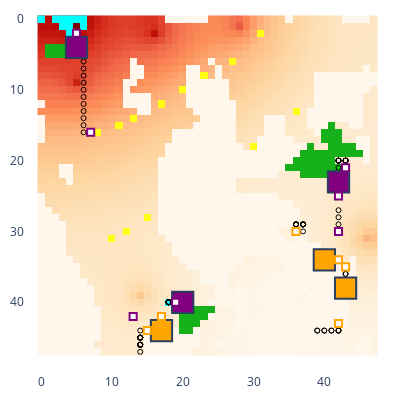

The code cell stored with this chart in its notebook:
### Code cell
update_logging_level(logging.DEBUG)
# myenv.undo()
myenv.step()
print(f'Showing beginning of Real Step: {myenv.real_env_steps + 1}')
myenv.show()

### Figure 1 — Plotly figure (JSON) as saved in the notebook; plotly's stock layout.template omitted (floating-point values rounded to 4 significant figures; data arrays with more than 128 entries replaced by an {"elided": "..."} marker saying what was removed)
{"data": [{"colorscale": [[0, "rgb(255,247,236)"], [0.125, "rgb(254,232,200)"], [0.25, "rgb(253,212,158)"], [0.375, "rgb(253,187,132)"], [0.5, "rgb(252,141,89)"], [0.625, "rgb(239,101,72)"], [0.75, "rgb(215,48,31)"], [0.875, "rgb(179,0,0)"], [1, "rgb(127,0,0)"]], "name": "Rubble", "showscale": false, "type": "heatmap", "uid": "135_Rubble", "z": {"elided": "48x48 int values"}}, {"colorscale": [[0, "#00ffff"], [1, "#00ffff"]], "hoverinfo": "skip", "name": "Ice", "showscale": false, "type": "heatmap", "uid": "135_Ice", "z": {"elided": "48x48 int values"}}, {"colorscale": [[0, "#ffff14"], [1, "#ffff14"]], "hoverinfo": "skip", "name": "Ore", "showscale": false, "type": "heatmap", "uid": "135_Ore", "z": {"elided": "48x48 int values"}}, {"colorscale": [[0, "#15b01a"], [1, "#15b01a"]], "hoverinfo": "skip", "name": "Lichen", "showscale": false, "type": "heatmap", "uid": "135_Lichen", "z": {"elided": "48x48 int values"}}, {"customdata": [["factory_0", "player_0", 1991, 80, 4, 266, 48]], "hovertemplate": "%{customdata[0]} %{customdata[1]}<br>Power: %{customdata[2]}<br>Ice: %{customdata[3]}<br>Ore: %{customdata[4]}<br>Water: %{customdata[5]}<br>Metal: %{customdata[6]}<br><extra></extra>", "name": "factory_0", "showscale": false, "type": "heatmap", "uid": "135_factory_0", "x": [42], "y": [23], "z": [0]}, {"customdata": [["factory_2", "player_0", 62, 0, 3, 191, 37]], "hovertemplate": "%{customdata[0]} %{customdata[1]}<br>Power: %{customdata[2]}<br>Ice: %{customdata[3]}<br>Ore: %{customdata[4]}<br>Water: %{customdata[5]}<br>Metal: %{customdata[6]}<br><extra></extra>", "name": "factory_2", "showscale": false, "type": "heatmap", "uid": "135_factory_2", "x": [20], "y": [40], "z": [2]}, {"customdata": [["factory_4", "player_0", 616, 0, 2, 367, 40]], "hovertemplate": "%{customdata[0]} %{customdata[1]}<br>Power: %{customdata[2]}<br>Ice: %{customdata[3]}<br>Ore: %{customdata[4]}<br>Water: %{customdata[5]}<br>Metal: %{customdata[6]}<br><extra></extra>", "name": "factory_4", "showscale": false, "type": "heatmap", "uid": "135_factory_4", "x": [5], "y": [4], "z": [4]}, {"customdata": [["factory_1", "player_1", 1600, 0, 0, 445, 30]], "hovertemplate": "%{customdata[0]} %{customdata[1]}<br>Power: %{customdata[2]}<br>Ice: %{customdata[3]}<br>Ore: %{customdata[4]}<br>Water: %{customdata[5]}<br>Metal: %{customdata[6]}<br><extra></extra>", "name": "factory_1", "showscale": false, "type": "heatmap", "uid": "135_factory_1", "x": [40], "y": [34], "z": [1]}, {"customdata": [["factory_3", "player_1", 1623, 0, 0, 445, 40]], "hovertemplate": "%{customdata[0]} %{customdata[1]}<br>Power: %{customdata[2]}<br>Ice: %{customdata[3]}<br>Ore: %{customdata[4]}<br>Water: %{customdata[5]}<br>Metal: %{customdata[6]}<br><extra></extra>", "name": "factory_3", "showscale": false, "type": "heatmap", "uid": "135_factory_3", "x": [17], "y": [44], "z": [3]}, {"customdata": [["factory_5", "player_1", 1846, 0, 0, 390, 20]], "hovertemplate": "%{customdata[0]} %{customdata[1]}<br>Power: %{customdata[2]}<br>Ice: %{customdata[3]}<br>Ore: %{customdata[4]}<br>Water: %{customdata[5]}<br>Metal: %{customdata[6]}<br><extra></extra>", "name": "factory_5", "showscale": false, "type": "heatmap", "uid": "135_factory_5", "x": [43], "y": [38], "z": [5]}, {"customdata": [["unit_6", "player_0", "HEAVY", [42, 25], 1148, 60, 0, 0, 0]], "hovertemplate": "%{customdata[0]} %{customdata[1]}<br>Type: %{customdata[2]}<br>Pos: %{customdata[3]}<br>Power: %{customdata[4]}<br>Ice: %{customdata[5]}<br>Ore: %{customdata[6]}<br>Water: %{customdata[7]}<br>Metal: %{customdata[8]}<br><extra></extra>", "name": "unit_6", "showscale": false, "type": "heatmap", "uid": "135_unit_6", "x": [42], "y": [25], "z": [6]}, {"hoverinfo": "skip", "marker": {"color": "black", "size": 5, "symbol": "circle-open"}, "mode": "markers", "name": "path", "showlegend": false, "type": "scatter", "uid": "135_path", "x": [42, 42, 42, 42, 42, 42, 42, 42, 42, 42, 42, 42, 42, 42, 42, 42, 42], "y": [25, 25, 25, 25, 25, 25, 25, 25, 25, 25, 25, 25, 25, 25, 25, 24, 24]}, {"customdata": [["unit_7", "player_0", "HEAVY", [19, 40], 2102, 720, 0, 0, 0]], "hovertemplate": "%{customdata[0]} %{customdata[1]}<br>Type: %{customdata[2]}<br>Pos: %{customdata[3]}<br>Power: %{customdata[4]}<br>Ice: %{customdata[5]}<br>Ore: %{customdata[6]}<br>Water: %{customdata[7]}<br>Metal: %{customdata[8]}<br><extra></extra>", "name": "unit_7", "showscale": false, "type": "heatmap", "uid": "135_unit_7", "x": [19], "y": [40], "z": [7]}, {"hoverinfo": "skip", "marker": {"color": "black", "size": 5, "symbol": "circle-open"}, "mode": "markers", "name": "path", "showlegend": false, "type": "scatter", "uid": "135_path", "x": [18, 18, 18, 18, 18, 18, 18, 18, 18, 18, 18, 18, 18, 18, 18, 18, 18, 18, 18], "y": [40, 40, 40, 40, 40, 40, 40, 40, 40, 40, 40, 40, 40, 40, 40, 40, 40, 40, 40]}, {"customdata": [["unit_8", "player_0", "HEAVY", [5, 2], 1299, 180, 0, 0, 0]], "hovertemplate": "%{customdata[0]} %{customdata[1]}<br>Type: %{customdata[2]}<br>Pos: %{customdata[3]}<br>Power: %{customdata[4]}<br>Ice: %{customdata[5]}<br>Ore: %{customdata[6]}<br>Water: %{customdata[7]}<br>Metal: %{customdata[8]}<br><extra></extra>", "name": "unit_8", "showscale": false, "type": "heatmap", "uid": "135_unit_8", "x": [5], "y": [2], "z": [8]}, {"hoverinfo": "skip", "marker": {"color": "black", "size": 5, "symbol": "circle-open"}, "mode": "markers", "name": "path", "showlegend": false, "type": "scatter", "uid": "135_path", "x": [5, 5, 5, 5, 5, 5, 5, 5, 5, 5, 5, 5, 5, 5, 5, 5, 5, 5, 5], "y": [2, 2, 2, 2, 2, 2, 2, 2, 2, 2, 2, 2, 2, 2, 2, 2, 2, 2, 2]}, {"customdata": [["unit_17", "player_0", "LIGHT", [42, 30], 91, 0, 26, 0, 0]], "hovertemplate": "%{customdata[0]} %{customdata[1]}<br>Type: %{customdata[2]}<br>Pos: %{customdata[3]}<br>Power: %{customdata[4]}<br>Ice: %{customdata[5]}<br>Ore: %{customdata[6]}<br>Water: %{customdata[7]}<br>Metal: %{customdata[8]}<br><extra></extra>", "name": "unit_17", "showscale": false, "type": "heatmap", "uid": "135_unit_17", "x": [42], "y": [30], "z": [17]}, {"hoverinfo": "skip", "marker": {"color": "black", "size": 5, "symbol": "circle-open"}, "mode": "markers", "name": "path", "showlegend": false, "type": "scatter", "uid": "135_path", "x": [42, 42, 42, 42, 42, 42, 42, 42, 42, 42, 42, 42, 42, 42, 42, 42, 42, 42, 42], "y": [30, 30, 30, 30, 30, 30, 30, 30, 30, 30, 30, 30, 30, 30, 30, 30, 29, 28, 27]}, {"customdata": [["unit_19", "player_0", "LIGHT", [7, 16], 81, 0, 18, 0, 0]], "hovertemplate": "%{customdata[0]} %{customdata[1]}<br>Type: %{customdata[2]}<br>Pos: %{customdata[3]}<br>Power: %{customdata[4]}<br>Ice: %{customdata[5]}<br>Ore: %{customdata[6]}<br>Water: %{customdata[7]}<br>Metal: %{customdata[8]}<br><extra></extra>", "name": "unit_19", "showscale": false, "type": "heatmap", "uid": "135_unit_19", "x": [7], "y": [16], "z": [19]}, {"hoverinfo": "skip", "marker": {"color": "black", "size": 5, "symbol": "circle-open"}, "mode": "markers", "name": "path", "showlegend": false, "type": "scatter", "uid": "135_path", "x": [7, 6, 6, 6, 6, 6, 6, 6, 6, 6, 6, 6, 6, 6], "y": [16, 16, 15, 14, 13, 12, 11, 10, 9, 8, 7, 6, 5, 5]}, {"customdata": [["unit_21", "player_0", "LIGHT", [13, 42], 115, 0, 8, 0, 0]], "hovertemplate": "%{customdata[0]} %{customdata[1]}<br>Type: %{customdata[2]}<br>Pos: %{customdata[3]}<br>Power: %{customdata[4]}<br>Ice: %{customdata[5]}<br>Ore: %{customdata[6]}<br>Water: %{customdata[7]}<br>Metal: %{customdata[8]}<br><extra></extra>", "name": "unit_21", "showscale": false, "type": "heatmap", "uid": "135_unit_21", "x": [13], "y": [42], "z": [21]}, {"hoverinfo": "skip", "marker": {"color": "black", "size": 5, "symbol": "circle-open"}, "mode": "markers", "name": "path", "showlegend": false, "type": "scatter", "uid": "135_path", "x": [13, 13, 13, 13, 13, 13, 13, 13, 13, 13, 13, 13, 13, 13, 13, 13, 13, 13, 13], "y": [42, 42, 42, 42, 42, 42, 42, 42, 42, 42, 42, 42, 42, 42, 42, 42, 42, 42, 42]}, {"customdata": [["unit_22", "player_0", "LIGHT", [43, 21], 105, 0, 0, 0, 0]], "hovertemplate": "%{customdata[0]} %{customdata[1]}<br>Type: %{customdata[2]}<br>Pos: %{customdata[3]}<br>Power: %{customdata[4]}<br>Ice: %{customdata[5]}<br>Ore: %{customdata[6]}<br>Water: %{customdata[7]}<br>Metal: %{customdata[8]}<br><extra></extra>", "name": "unit_22", "showscale": false, "type": "heatmap", "uid": "135_unit_22", "x": [43], "y": [21], "z": [22]}, {"hoverinfo": "skip", "marker": {"color": "black", "size": 5, "symbol": "circle-open"}, "mode": "markers", "name": "path", "showlegend": false, "type": "scatter", "uid": "135_path", "x": [43, 43, 43, 43, 43, 43, 42, 42, 42, 42, 42, 42, 42, 42], "y": [20, 20, 20, 20, 20, 20, 20, 20, 20, 20, 20, 20, 21, 22]}, {"customdata": [["unit_9", "player_1", "HEAVY", [42, 34], 331, 160, 0, 0, 0]], "hovertemplate": "%{customdata[0]} %{customdata[1]}<br>Type: %{customdata[2]}<br>Pos: %{customdata[3]}<br>Power: %{customdata[4]}<br>Ice: %{customdata[5]}<br>Ore: %{customdata[6]}<br>Water: %{customdata[7]}<br>Metal: %{customdata[8]}<br><extra></extra>", "name": "unit_9", "showscale": false, "type": "heatmap", "uid": "135_unit_9", "x": [42], "y": [34], "z": [9]}, {"hoverinfo": "skip", "marker": {"color": "black", "size": 5, "symbol": "circle-open"}, "mode": "markers", "name": "path", "showlegend": false, "type": "scatter", "uid": "135_path", "x": [42, 42, 41, 41, 41, 42, 42, 42, 42, 42, 42, 42, 42, 42, 42, 42, 41, 41, 41], "y": [34, 34, 34, 34, 34, 34, 34, 34, 34, 34, 34, 34, 34, 34, 34, 34, 34, 34, 34]}, {"customdata": [["unit_10", "player_1", "HEAVY", [17, 42], 332, 160, 0, 0, 0]], "hovertemplate": "%{customdata[0]} %{customdata[1]}<br>Type: %{customdata[2]}<br>Pos: %{customdata[3]}<br>Power: %{customdata[4]}<br>Ice: %{customdata[5]}<br>Ore: %{customdata[6]}<br>Water: %{customdata[7]}<br>Metal: %{customdata[8]}<br><extra></extra>", "name": "unit_10", "showscale": false, "type": "heatmap", "uid": "135_unit_10", "x": [17], "y": [42], "z": [10]}, {"hoverinfo": "skip", "marker": {"color": "black", "size": 5, "symbol": "circle-open"}, "mode": "markers", "name": "path", "showlegend": false, "type": "scatter", "uid": "135_path", "x": [17, 17, 17, 17, 17, 17, 17, 17, 17, 17, 17, 17, 17, 17, 17, 17, 17, 17, 17], "y": [42, 42, 43, 43, 43, 42, 42, 42, 42, 42, 42, 42, 42, 42, 42, 42, 43, 43, 43]}, {"customdata": [["unit_11", "player_1", "HEAVY", [43, 35], 260, 140, 0, 0, 0]], "hovertemplate": "%{customdata[0]} %{customdata[1]}<br>Type: %{customdata[2]}<br>Pos: %{customdata[3]}<br>Power: %{customdata[4]}<br>Ice: %{customdata[5]}<br>Ore: %{customdata[6]}<br>Water: %{customdata[7]}<br>Metal: %{customdata[8]}<br><extra></extra>", "name": "unit_11", "showscale": false, "type": "heatmap", "uid": "135_unit_11", "x": [43], "y": [35], "z": [11]}, {"hoverinfo": "skip", "marker": {"color": "black", "size": 5, "symbol": "circle-open"}, "mode": "markers", "name": "path", "showlegend": false, "type": "scatter", "uid": "135_path", "x": [43, 43, 43, 43, 43, 43, 43, 43, 43, 43, 43, 43, 43, 43, 43, 43, 43, 43, 43], "y": [35, 35, 35, 36, 37, 37, 37, 36, 35, 35, 35, 35, 35, 35, 35, 35, 35, 35, 35]}, {"customdata": [["unit_13", "player_1", "LIGHT", [15, 44], 137, 0, 0, 0, 0]], "hovertemplate": "%{customdata[0]} %{customdata[1]}<br>Type: %{customdata[2]}<br>Pos: %{customdata[3]}<br>Power: %{customdata[4]}<br>Ice: %{customdata[5]}<br>Ore: %{customdata[6]}<br>Water: %{customdata[7]}<br>Metal: %{customdata[8]}<br><extra></extra>", "name": "unit_13", "showscale": false, "type": "heatmap", "uid": "135_unit_13", "x": [15], "y": [44], "z": [13]}, {"hoverinfo": "skip", "marker": {"color": "black", "size": 5, "symbol": "circle-open"}, "mode": "markers", "name": "path", "showlegend": false, "type": "scatter", "uid": "135_path", "x": [15, 15, 15, 15, 14, 14, 14, 14, 14, 14, 14, 14, 14, 14, 14, 14, 14, 14, 14], "y": [44, 44, 44, 44, 44, 45, 45, 45, 45, 45, 45, 45, 46, 46, 46, 46, 46, 46, 47]}, {"customdata": [["unit_18", "player_1", "LIGHT", [36, 30], 69, 0, 0, 0, 0]], "hovertemplate": "%{customdata[0]} %{customdata[1]}<br>Type: %{customdata[2]}<br>Pos: %{customdata[3]}<br>Power: %{customdata[4]}<br>Ice: %{customdata[5]}<br>Ore: %{customdata[6]}<br>Water: %{customdata[7]}<br>Metal: %{customdata[8]}<br><extra></extra>", "name": "unit_18", "showscale": false, "type": "heatmap", "uid": "135_unit_18", "x": [36], "y": [30], "z": [18]}, {"hoverinfo": "skip", "marker": {"color": "black", "size": 5, "symbol": "circle-open"}, "mode": "markers", "name": "path", "showlegend": false, "type": "scatter", "uid": "135_path", "x": [36, 37, 37, 37, 37, 37, 36, 36, 36, 36, 37], "y": [29, 29, 29, 29, 29, 29, 29, 29, 29, 30, 30]}, {"customdata": [["unit_20", "player_1", "LIGHT", [42, 43], 109, 0, 0, 0, 0]], "hovertemplate": "%{customdata[0]} %{customdata[1]}<br>Type: %{customdata[2]}<br>Pos: %{customdata[3]}<br>Power: %{customdata[4]}<br>Ice: %{customdata[5]}<br>Ore: %{customdata[6]}<br>Water: %{customdata[7]}<br>Metal: %{customdata[8]}<br><extra></extra>", "name": "unit_20", "showscale": false, "type": "heatmap", "uid": "135_unit_20", "x": [42], "y": [43], "z": [20]}, {"hoverinfo": "skip", "marker": {"color": "black", "size": 5, "symbol": "circle-open"}, "mode": "markers", "name": "path", "showlegend": false, "type": "scatter", "uid": "135_path", "x": [42, 42, 42, 41, 41, 40, 40, 39, 39], "y": [44, 44, 44, 44, 44, 44, 44, 44, 44]}], "layout": {"coloraxis": {"showscale": false}, "height": 400, "margin": {"b": 10, "l": 10, "r": 10, "t": 10}, "plot_bgcolor": "rgba(0, 0, 0, 0)", "shapes": [{"fillcolor": "purple", "name": "factory_0", "type": "rect", "x0": 40.5, "x1": 43.5, "y0": 21.5, "y1": 24.5}, {"fillcolor": "purple", "name": "factory_2", "type": "rect", "x0": 18.5, "x1": 21.5, "y0": 38.5, "y1": 41.5}, {"fillcolor": "purple", "name": "factory_4", "type": "rect", "x0": 3.5, "x1": 6.5, "y0": 2.5, "y1": 5.5}, {"fillcolor": "orange", "name": "factory_1", "type": "rect", "x0": 38.5, "x1": 41.5, "y0": 32.5, "y1": 35.5}, {"fillcolor": "orange", "name": "factory_3", "type": "rect", "x0": 15.5, "x1": 18.5, "y0": 42.5, "y1": 45.5}, {"fillcolor": "orange", "name": "factory_5", "type": "rect", "x0": 41.5, "x1": 44.5, "y0": 36.5, "y1": 39.5}, {"fillcolor": "white", "line": {"color": "purple"}, "name": "unit_6", "type": "rect", "x0": 41.5, "x1": 42.5, "y0": 24.5, "y1": 25.5}, {"fillcolor": "white", "line": {"color": "purple"}, "name": "unit_7", "type": "rect", "x0": 18.5, "x1": 19.5, "y0": 39.5, "y1": 40.5}, {"fillcolor": "white", "line": {"color": "purple"}, "name": "unit_8", "type": "rect", "x0": 4.5, "x1": 5.5, "y0": 1.5, "y1": 2.5}, {"fillcolor": "white", "line": {"color": "purple"}, "name": "unit_17", "type": "rect", "x0": 41.5, "x1": 42.5, "y0": 29.5, "y1": 30.5}, {"fillcolor": "white", "line": {"color": "purple"}, "name": "unit_19", "type": "rect", "x0": 6.5, "x1": 7.5, "y0": 15.5, "y1": 16.5}, {"fillcolor": "white", "line": {"color": "purple"}, "name": "unit_21", "type": "rect", "x0": 12.5, "x1": 13.5, "y0": 41.5, "y1": 42.5}, {"fillcolor": "white", "line": {"color": "purple"}, "name": "unit_22", "type": "rect", "x0": 42.5, "x1": 43.5, "y0": 20.5, "y1": 21.5}, {"fillcolor": "white", "line": {"color": "orange"}, "name": "unit_9", "type": "rect", "x0": 41.5, "x1": 42.5, "y0": 33.5, "y1": 34.5}, {"fillcolor": "white", "line": {"color": "orange"}, "name": "unit_10", "type": "rect", "x0": 16.5, "x1": 17.5, "y0": 41.5, "y1": 42.5}, {"fillcolor": "white", "line": {"color": "orange"}, "name": "unit_11", "type": "rect", "x0": 42.5, "x1": 43.5, "y0": 34.5, "y1": 35.5}, {"fillcolor": "white", "line": {"color": "orange"}, "name": "unit_13", "type": "rect", "x0": 14.5, "x1": 15.5, "y0": 43.5, "y1": 44.5}, {"fillcolor": "white", "line": {"color": "orange"}, "name": "unit_18", "type": "rect", "x0": 35.5, "x1": 36.5, "y0": 29.5, "y1": 30.5}, {"fillcolor": "white", "line": {"color": "orange"}, "name": "unit_20", "type": "rect", "x0": 41.5, "x1": 42.5, "y0": 42.5, "y1": 43.5}], "width": 400, "xaxis": {"autorange": true, "domain": [0, 1], "range": [-2.058, 49.06], "type": "linear"}, "yaxis": {"autorange": true, "domain": [0, 1], "range": [49.99, -0.9876], "scaleanchor": "x", "type": "linear"}}}
